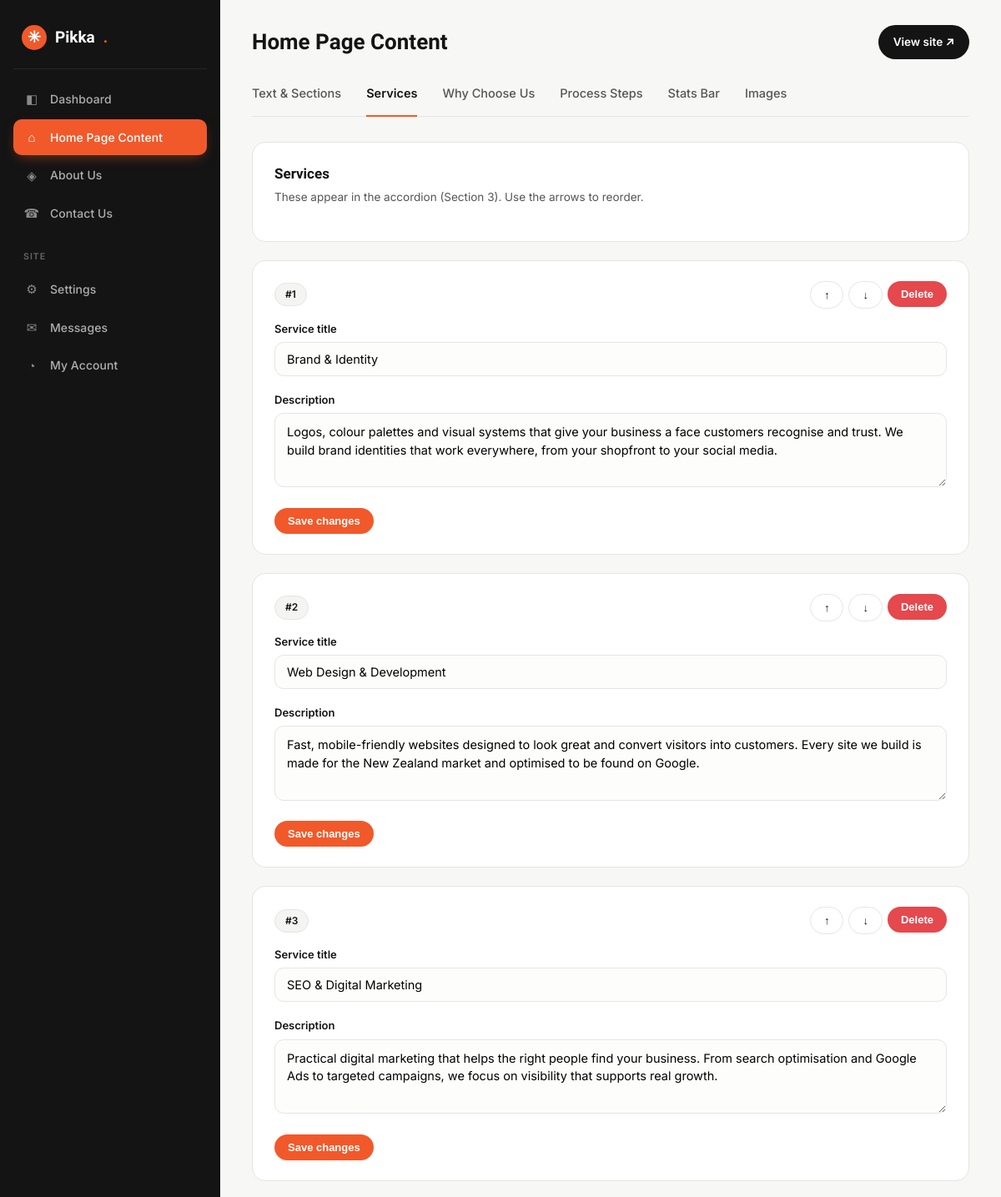
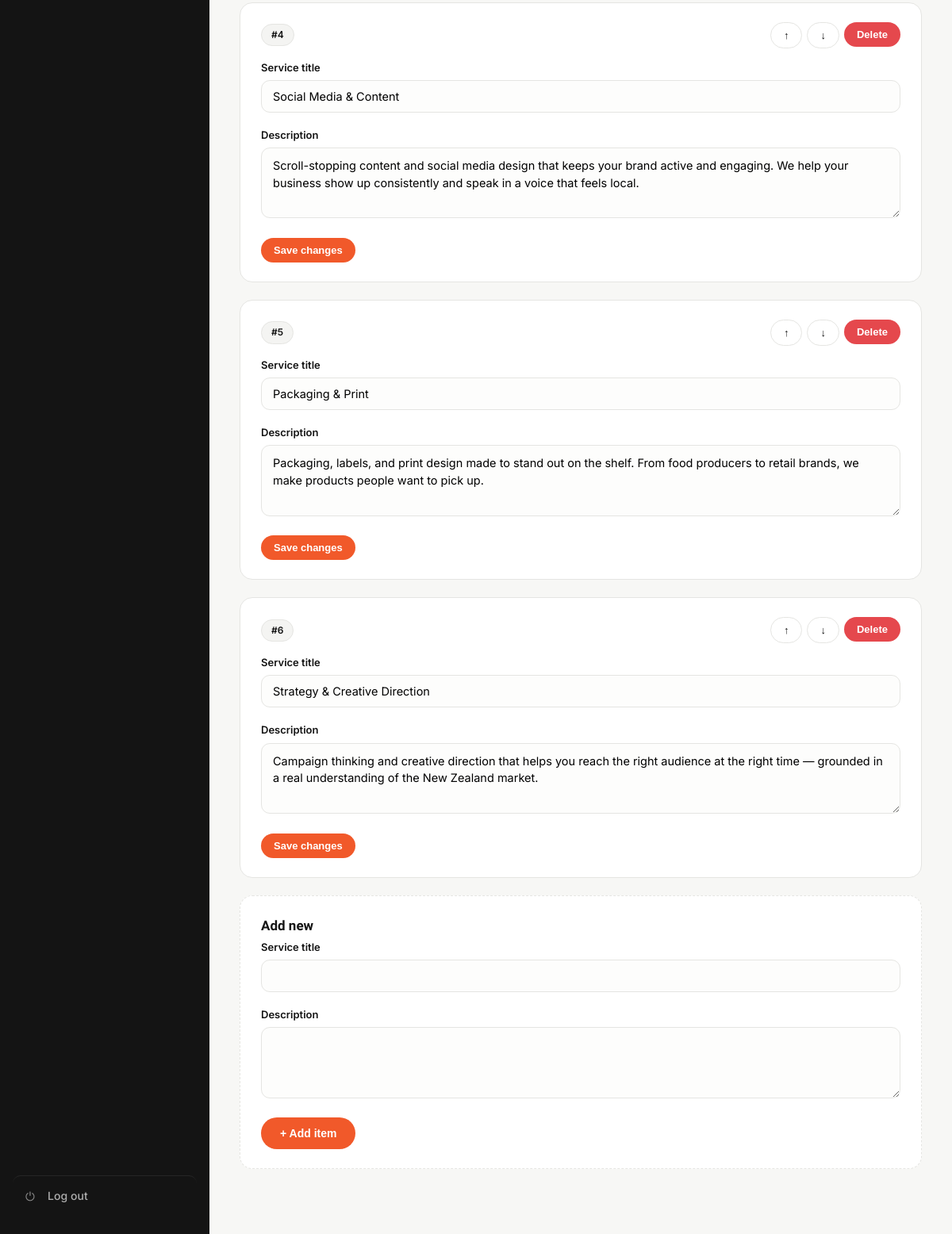
/admin/home-content.php?tab=services (signed in), run on the app's committed database (2 pictures, top to bottom).
### tables this page shows
CREATE TABLE IF NOT EXISTS `services` (
  `id` INT(11) NOT NULL AUTO_INCREMENT,
  `title` VARCHAR(120) NOT NULL,
  `description` TEXT DEFAULT NULL,
  `sort_order` INT(11) DEFAULT 0,
  `is_active` TINYINT(1) DEFAULT 1,
  PRIMARY KEY (`id`)
);

### includes/functions.php (called while the page is built, shortened)
<?php
require_once __DIR__ . '/config.php';
function e($str) {
    return htmlspecialchars($str ?? '', ENT_QUOTES, 'UTF-8');
}
    ?>

### includes/config.php (called while the page is built, shortened)
<?php
function db() {
    static $conn = null;
    if ($conn === null) {
        $conn = @mysqli_connect(DB_HOST, DB_USER, DB_PASS, DB_NAME);
        mysqli_set_charset($conn, 'utf8mb4');
    }
    return $conn;
}

### admin/home-content.php (the view, shortened to what this page needs)
<?php
$current_page = 'home-content'; $page_title = 'Home Page Content';
$tabs = [
    'sections' => ['label' => 'Text & Sections'],
    'services' => ['label' => 'Services'],
    'why'      => ['label' => 'Why Choose Us'],
    'process'  => ['label' => 'Process Steps'],
    'stats'    => ['label' => 'Stats Bar'],
    'images'   => ['label' => 'Images'],
];
$tab = $_GET['tab'] ?? 'sections';
$crud = [
    'services' => ['table' => 'services', 'intro' => 'These appear in the accordion (Section 3). Use the arrows to reorder.',
                    'columns' => ['title' => ['label' => 'Service title', 'type' => 'text'], 'description' => ['label' => 'Description', 'type' => 'textarea']]],
    'why'      => ['table' => 'why_reasons', 'intro' => 'The four reasons grid (Section 4).',
                    'columns' => ['title' => ['label' => 'Reason title', 'type' => 'text'], 'description' => ['label' => 'Description', 'type' => 'textarea']]],
    'process'  => ['table' => 'process_steps', 'intro' => 'Your working process (Section 5).',
                    'columns' => ['step_number' => ['label' => 'Step number (e.g. 01)', 'type' => 'text'], 'title' => ['label' => 'Step title', 'type' => 'text'], 'description' => ['label' => 'Description', 'type' => 'textarea']]],
    'stats'    => ['table' => 'stats', 'intro' => 'The trust bar cards (Section 7).',
                    'columns' => ['title' => ['label' => 'Stat title', 'type' => 'text'], 'description' => ['label' => 'Description', 'type' => 'textarea']]],
];
$image_keys = [
    'hero_image'       => 'Hero image (the person / brand photo in the circle)',
    'intro_image'      => 'Intro section image (optional)',
    'industries_image' => 'Industries section image (optional)',
];
if ($tab === 'sections') {
    $res = mysqli_query(db(), "SELECT * FROM page_content WHERE content_key NOT LIKE '%_image' ORDER BY id ASC");
    $groups = [];
    while ($row = mysqli_fetch_assoc($res)) $groups[$row['section']][] = $row;
}
elseif (isset($crud[$tab])) {
    $table = $crud[$tab]['table'];
    $rows = [];
    $r = mysqli_query(db(), "SELECT * FROM `$table` ORDER BY sort_order ASC, id ASC");
    while ($x = mysqli_fetch_assoc($r)) $rows[] = $x;
}
elseif ($tab === 'images') {
    foreach ($image_keys as $k => $label) {
        $st = mysqli_prepare(db(), "INSERT IGNORE INTO page_content (content_key, content_value, section, label, field_type) VALUES (?, '', 'Images', ?, 'image')");
        mysqli_stmt_bind_param($st, 'ss', $k, $label);
        mysqli_stmt_execute($st);
    }
}
function render_fields($columns, $data = []) {
    foreach ($columns as $col => $meta) {
        $label = $meta['label']; $type = $meta['type'] ?? 'text';
        $val = $data[$col] ?? '';
        echo '<div class="field"><label>' . e($label) . '</label>';
        if ($type === 'textarea') {
            echo '<textarea name="' . e($col) . '" rows="3">' . e($val) . '</textarea>';
        } else {
            echo '<input type="text" name="' . e($col) . '" value="' . e($val) . '">';
        }
        echo '</div>';
    }
}
require __DIR__ . '/header.php';
?>
<div class="subnav">
  <?php foreach ($tabs as $key => $meta): ?>
    <a href="?tab=<?= e($key) ?>" class="<?= $tab === $key ? 'active' : '' ?>"><?= e($meta['label']) ?></a>
  <?php endforeach; ?>
</div>
<?php if ($tab === 'sections'): ?>
  <form method="post" action="?tab=sections">
    <input type="hidden" name="csrf" value="<?= e(csrf_token()) ?>">
    <?php foreach ($groups as $section => $srows): ?>
      <div class="card">
        <h2><?= e($section) ?> section</h2>
        <p class="sub">Edit the copy for this part of the home page.</p>
        <?php foreach ($srows as $r):
          $isArea = ($r['field_type'] === 'textarea'); ?>
          <div class="field">
            <label><?= e($r['label']) ?></label>
            <?php if ($isArea): ?>
              <textarea name="field[<?= e($r['content_key']) ?>]" rows="3"><?= e($r['content_value']) ?></textarea>
            <?php else: ?>
              <input type="text" name="field[<?= e($r['content_key']) ?>]" value="<?= e($r['content_value']) ?>">
            <?php endif; ?>
          </div>
        <?php endforeach; ?>
      </div>
    <?php endforeach; ?>
    <button class="btn" type="submit">Save all changes</button>
  </form>
<?php elseif (isset($crud[$tab])):
  $conf = $crud[$tab]; ?>
  <div class="card">
    <h2><?= e($tabs[$tab]['label']) ?></h2>
    <p class="sub"><?= e($conf['intro']) ?></p>
  </div>
  <?php foreach ($rows as $idx => $row): ?>
  <div class="card">
    <div class="rh" style="display:flex;justify-content:space-between;align-items:center;margin-bottom:14px">
      <span class="pill">#<?= $idx + 1 ?></span>
      <div style="display:flex;gap:6px">
        <form method="post" action="?tab=<?= e($tab) ?>" style="display:inline"><button class="btn btn-ghost btn-sm" <?= $idx === 0 ? 'disabled' : '' ?>>↑</button></form>
        <form method="post" action="?tab=<?= e($tab) ?>" style="display:inline"><button class="btn btn-ghost btn-sm" <?= $idx === count($rows) - 1 ? 'disabled' : '' ?>>↓</button></form>
        <form method="post" action="?tab=<?= e($tab) ?>" style="display:inline" onsubmit="return confirm('Delete this item?')"><button class="btn btn-danger btn-sm">Delete</button></form>
      </div>
    </div>
    <form method="post" action="?tab=<?= e($tab) ?>">
      <?php render_fields($conf['columns'], $row); ?>
      <button class="btn btn-sm" type="submit">Save changes</button>
    </form>
  </div>
  <?php endforeach; ?>
  <div class="card" style="border-style:dashed">
    <h2>Add new</h2>
    <form method="post" action="?tab=<?= e($tab) ?>">
      <button class="btn" type="submit">+ Add item</button>
    </form>
  </div>
<?php endif; ?>
<?php require __DIR__ . '/footer.php'; ?>

### admin/header.php (shortened to what this page needs)
<?php
$page = $current_page ?? '';
$title = $page_title ?? 'Dashboard';
?>
<!DOCTYPE html>
<html lang="en"><head>
<link rel="stylesheet" href="admin.css">
</head><body>
<div class="wrap">
  <aside class="side">
    <div class="logo"><span class="dot">✳</span>Pikka<span style="color:var(--accent)">.</span></div>
    <nav>
      <a href="index.php" class="<?= $page==='dashboard'?'active':'' ?>"><span class="nav-ic">◧</span>Dashboard</a>
      <a href="home-content.php" class="<?= $page==='home-content'?'active':'' ?>"><span class="nav-ic">⌂</span>Home Page Content</a>
      <?php $pcTab = $_GET['tab'] ?? 'about'; ?>
      <a href="page-content.php?tab=about" class="<?= $page==='page-content' && $pcTab==='about' ? 'active' : '' ?>"><span class="nav-ic">◈</span>About Us</a>
      <a href="page-content.php?tab=contact" class="<?= $page==='page-content' && $pcTab==='contact' ? 'active' : '' ?>"><span class="nav-ic">☎</span>Contact Us</a>
      <div class="grp">Site</div>
      <a href="settings.php" class="<?= $page==='settings'?'active':'' ?>"><span class="nav-ic">⚙</span>Settings</a>
      <a href="messages.php" class="<?= $page==='messages'?'active':'' ?>"><span class="nav-ic">✉</span>Messages</a>
      <a href="account.php" class="<?= $page==='account'?'active':'' ?>"><span class="nav-ic">◔</span>My Account</a>
      <a href="logout.php" class="logout"><span class="nav-ic">⏻</span>Log out</a>
    </nav>
  </aside>
  <main class="main">
    <div class="topbar">
      <h1><?= e($title) ?></h1>
      <a class="view-site" href="../index.php" target="_blank">View site ↗</a>
    </div>

### admin/footer.php
  </main>
</div>
</body></html>

### admin/admin.css (style rules this page uses)
:root { --accent:#F1592A;--ink:#141414;--mist:#F4F4F2;--line:#e5e5e2;--ink-2:#555 }
* { box-sizing:border-box;margin:0;padding:0 }
body { font-family:'Inter',system-ui,sans-serif;background:#f7f7f5;color:var(--ink);line-height:1.55 }
a { color:inherit;text-decoration:none }
.wrap { display:flex;min-height:100vh }
.side { width:264px;background:var(--ink);color:#fff;padding:24px 16px;position:fixed;top:0;bottom:0;left:0;overflow-y:auto;display:flex;flex-direction:column }
.side .logo { display:flex;align-items:center;gap:10px;font-family:'Sora',sans-serif;font-weight:700;font-size:19px;padding:6px 10px 22px;margin-bottom:14px;border-bottom:1px solid rgba(255,255,255,.08) }
.side .logo .dot { width:30px;height:30px;border-radius:50%;background:var(--accent);display:grid;place-items:center;flex-shrink:0 }
.side nav { display:flex;flex-direction:column;flex:1 }
.side nav a { display:flex;align-items:center;gap:12px;padding:11px 12px;border-radius:10px; color:rgba(255,255,255,.66);font-size:14px;font-weight:500;margin-bottom:2px; transition:background .18s ease,color .18s ease;letter-spacing:.005em; }
.side nav a .nav-ic { width:20px;flex-shrink:0;display:inline-flex;align-items:center;justify-content:center; font-size:15px;line-height:1;color:rgba(255,255,255,.5);transition:color .18s ease; }
.side nav a.active { background:var(--accent);color:#fff;box-shadow:0 6px 16px -6px rgba(241,89,42,.55) }
.side nav a.active .nav-ic { color:#fff }
.side .grp { font-size:10.5px;font-weight:600;text-transform:uppercase;letter-spacing:.1em;color:rgba(255,255,255,.35);padding:20px 12px 9px }
.side .logout { margin-top:auto;padding-top:14px;border-top:1px solid rgba(255,255,255,.08) }
.subnav { display:flex;gap:30px;flex-wrap:wrap;margin-bottom:30px;border-bottom:1px solid var(--line) }
.subnav a { position:relative;padding:4px 0 16px;font-size:14.5px;font-weight:500;color:var(--ink-2);transition:color .2s }
.subnav a::after { content:"";position:absolute;left:0;right:0;bottom:-1px;height:2px;background:var(--accent);transform:scaleX(0);transition:transform .2s ease }
.subnav a.active { color:var(--ink);font-weight:600 }
.subnav a.active::after { transform:scaleX(1) }
.main { margin-left:264px;flex:1;padding:30px 38px 60px;max-width:1000px }
.topbar { display:flex;justify-content:space-between;align-items:center;margin-bottom:26px }
.topbar h1 { font-family:'Sora',sans-serif;font-size:26px }
.topbar .view-site { background:var(--ink);color:#fff;padding:10px 18px;border-radius:100px;font-size:13.5px;font-weight:600 }
.card { background:#fff;border:1px solid var(--line);border-radius:16px;padding:24px 26px;margin-bottom:22px }
.card h2 { font-family:'Sora',sans-serif;font-size:17px;margin-bottom:4px }
.card .sub { color:var(--ink-2);font-size:13.5px;margin-bottom:18px }
label { display:block;font-size:13px;font-weight:600;margin:0 0 6px }
.field { margin-bottom:18px }
input[type=text],input[type=email],input[type=password],textarea,select { width:100%;border:1px solid var(--line);border-radius:11px;padding:11px 14px;font-family:inherit;font-size:14.5px;background:#fdfdfc;transition:.2s }
textarea { resize:vertical;min-height:88px;line-height:1.5 }
.btn { display:inline-flex;align-items:center;gap:8px;background:var(--accent);color:#fff;border:0;padding:12px 24px;border-radius:100px;font-weight:600;font-size:14px;cursor:pointer;transition:.2s }
.btn-ghost { background:#fff;border:1px solid var(--line);color:var(--ink) }
.btn-sm { padding:8px 16px;font-size:13px }
.btn-danger { background:#e5484d }
.pill { background:var(--mist);border:1px solid var(--line);border-radius:100px;padding:4px 12px;font-size:12px;font-weight:600 }

### data on the page
services: label "Service title", title "Brand & Identity", label "Description", description "Logos, colour palettes and visual systems that give your business a face customers recognise and trust. We build brand identities that work everywhere, from your shopfront to your social media."
services: label "Service title", title "Web Design & Development", label "Description", description "Fast, mobile-friendly websites designed to look great and convert visitors into customers. Every site we build is made for the New Zealand market and optimised to be found on Google."
services: label "Service title", title "SEO & Digital Marketing", label "Description", description "Practical digital marketing that helps the right people find your business. From search optimisation and Google Ads to targeted campaigns, we focus on visibility that supports real growth."
services: label "Service title", title "Social Media & Content", label "Description", description "Scroll-stopping content and social media design that keeps your brand active and engaging. We help your business show up consistently and speak in a voice that feels local."
services: label "Service title", title "Packaging & Print", label "Description", description "Packaging, labels, and print design made to stand out on the shelf. From food producers to retail brands, we make products people want to pick up."
services: label "Service title", title "Strategy & Creative Direction", label "Description", description "Campaign thinking and creative direction that helps you reach the right audience at the right time — grounded in a real understanding of the New Zealand market."

### other printed values
$title "Home Page Content"
$meta['label'] "Text & Sections"
$meta['label'] "Services"
$meta['label'] "Why Choose Us"
$meta['label'] "Process Steps"
$meta['label'] "Stats Bar"
$meta['label'] "Images"
$tabs[$tab]['label'] "Services"
$conf['intro'] "These appear in the accordion (Section 3). Use the arrows to reorder."
$label "Service title"
$label "Description"
